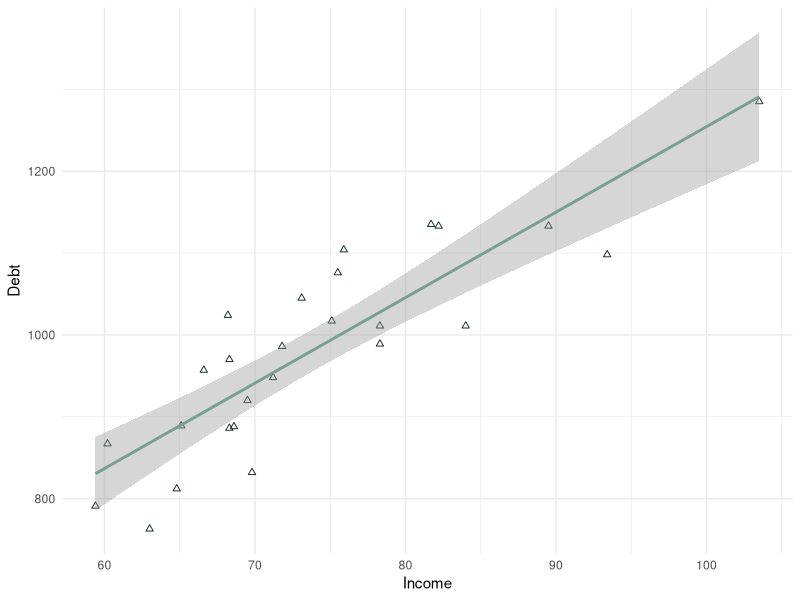
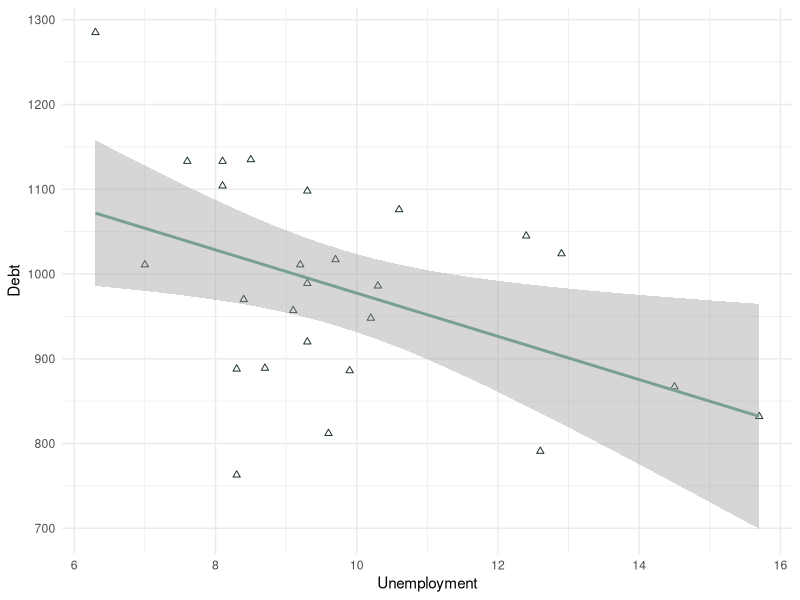

R code for these plots, in order:
## ---- chunk 1
knitr::opts_chunk$set(echo=TRUE, tidy.opts = list(width.cutoff = 70), tidy = TRUE, message=FALSE, warning=FALSE)
## ---- chunk 2
####################################
# Project name: Covariance and Measures of Association
# Data used: Debt_Payments.csv
# Libraries used: tidyverse, ggplot2
####################################
## ---- chunk 3
library(tidyverse)
library(ggplot2)
## ---- chunk 4

x <- c(3, 8, 5, 2)
y <- c(12, 14, 8, 4)

devX <- x-mean(x)
devY <- y-mean(y)

covXY <- sum(devX * devY)/(length(x)-1); covXY

#We can verify this by using cov() function in R.
cov(x,y)
## ---- chunk 5
#Calculated manually
covXY/(sd(x)*sd(y))

#We can verify this by using cor() function in R.
cor(x,y)

## ---- chunk 6
Debt_Payments <- read.csv("data/DebtPayments.csv")
str(Debt_Payments)
## ---- chunk 7
    Debt_Payments %>% ggplot(aes(Income, Debt))+ 
      geom_point(color="#183028", shape=2) + 
      stat_smooth(method="lm", color="#789F90") + 
      theme_minimal()
## ---- chunk 8
Debt_Payments %>% ggplot(aes(Unemployment, Debt))+
  geom_point(color="#183028", shape=2) + 
  stat_smooth(method="lm", color="#789F90") + 
  theme_minimal()
## ---- chunk 9
cor(Debt_Payments$Income, Debt_Payments$Debt) 
## ---- chunk 10
cor.test(Debt_Payments$Income, Debt_Payments$Debt)
## ---- chunk 11
cor.test(Debt_Payments$Income, Debt_Payments$Unemployment)
